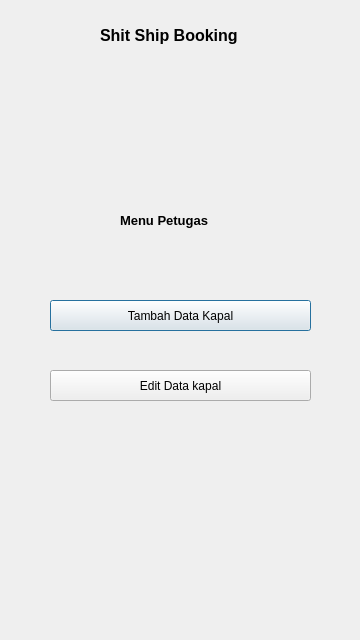
<?xml version="1.0" encoding="UTF-8"?>
<ui version="4.0">
 <class>menu_petugas</class>
 <widget class="QDialog" name="menu_petugas">
  <property name="geometry">
   <rect>
    <x>0</x>
    <y>0</y>
    <width>360</width>
    <height>640</height>
   </rect>
  </property>
  <property name="minimumSize">
   <size>
    <width>360</width>
    <height>640</height>
   </size>
  </property>
  <property name="maximumSize">
   <size>
    <width>360</width>
    <height>640</height>
   </size>
  </property>
  <property name="windowTitle">
   <string>Shit Ship Booking</string>
  </property>
  <property name="windowIcon">
   <iconset>
    <normaloff>../../../Downloads/ship-icon_34102.png</normaloff>../../../Downloads/ship-icon_34102.png</iconset>
  </property>
  <widget class="QLabel" name="label_2">
   <property name="geometry">
    <rect>
     <x>140</x>
     <y>60</y>
     <width>81</width>
     <height>81</height>
    </rect>
   </property>
   <property name="text">
    <string/>
   </property>
   <property name="pixmap">
    <pixmap>../../../Downloads/ship-icon_34102.png</pixmap>
   </property>
   <property name="scaledContents">
    <bool>true</bool>
   </property>
  </widget>
  <widget class="QLabel" name="label_3">
   <property name="geometry">
    <rect>
     <x>120</x>
     <y>210</y>
     <width>121</width>
     <height>21</height>
    </rect>
   </property>
   <property name="font">
    <font>
     <pointsize>10</pointsize>
     <bold>true</bold>
    </font>
   </property>
   <property name="text">
    <string>Menu Petugas</string>
   </property>
  </widget>
  <widget class="QLabel" name="label">
   <property name="geometry">
    <rect>
     <x>100</x>
     <y>20</y>
     <width>171</width>
     <height>31</height>
    </rect>
   </property>
   <property name="font">
    <font>
     <pointsize>12</pointsize>
     <bold>true</bold>
    </font>
   </property>
   <property name="text">
    <string>Shit Ship Booking</string>
   </property>
  </widget>
  <widget class="QPushButton" name="pushButton">
   <property name="geometry">
    <rect>
     <x>50</x>
     <y>300</y>
     <width>261</width>
     <height>31</height>
    </rect>
   </property>
   <property name="text">
    <string>Tambah Data Kapal</string>
   </property>
  </widget>
  <widget class="QPushButton" name="pushButton_2">
   <property name="geometry">
    <rect>
     <x>50</x>
     <y>370</y>
     <width>261</width>
     <height>31</height>
    </rect>
   </property>
   <property name="text">
    <string>Edit Data kapal</string>
   </property>
  </widget>
 </widget>
 <resources/>
 <connections/>
</ui>
